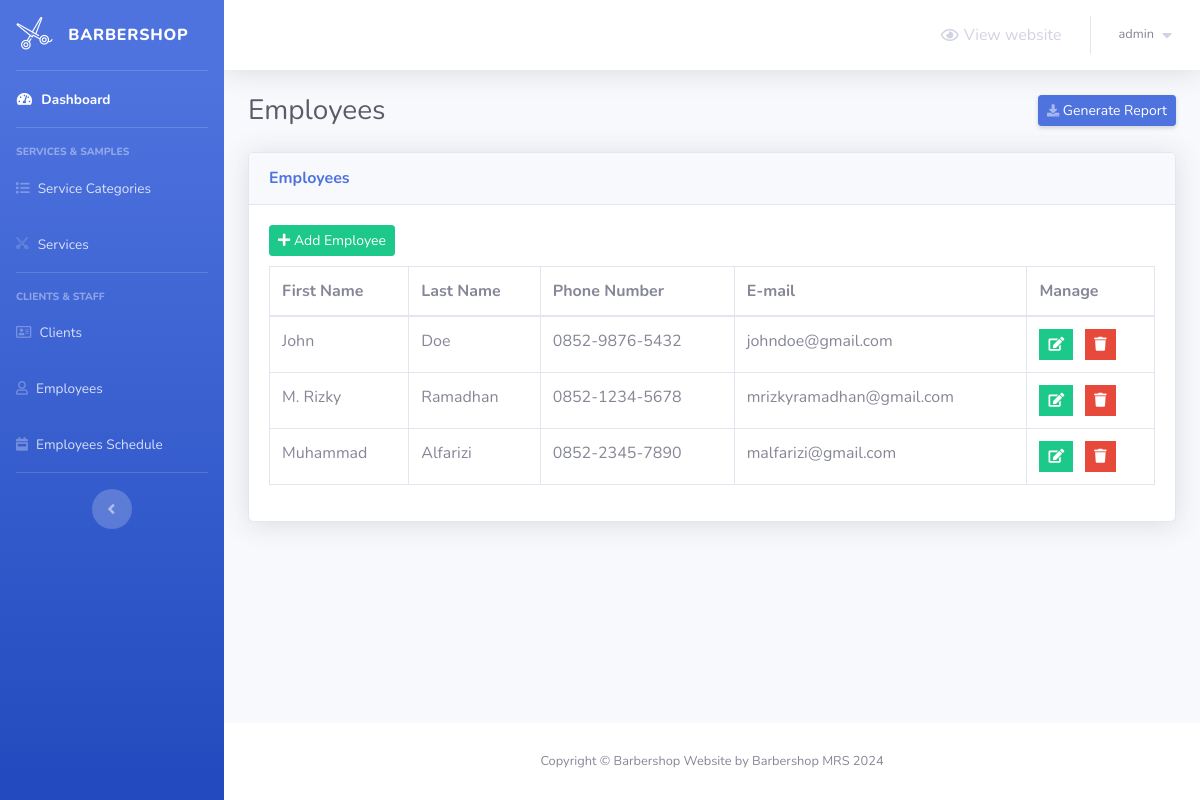
Screenshot of /barber-admin/employees.php (signed in) with the database file from the repository.
### tables this page shows
CREATE TABLE `employees` (
  `employee_id` int(2) NOT NULL,
  `first_name` varchar(20) NOT NULL,
  `last_name` varchar(20) NOT NULL,
  `phone_number` varchar(30) NOT NULL,
  `email` varchar(50) NOT NULL
);

### barber-admin/employees.php (the view, shortened to what this page needs)
<?php
    include 'connect.php';
    include 'Includes/templates/header.php';
    if(isset($_SESSION['username_barbershop_Xw211qAAsq4']) && isset($_SESSION['password_barbershop_Xw211qAAsq4']))
    {
?>
        <div class="container-fluid">
            <div class="d-sm-flex align-items-center justify-content-between mb-4">
                <h1 class="h3 mb-0 text-gray-800">Employees</h1>
                <a href="#" class="d-none d-sm-inline-block btn btn-sm btn-primary shadow-sm">
                    <i class="fas fa-download fa-sm text-white-50"></i>
                    Generate Report
                </a>
            </div>
            <?php
                $do = '';
                if(isset($_GET['do']) && in_array($_GET['do'], array('Add','Edit')))
                {
                    $do = htmlspecialchars($_GET['do']);
                }
                else
                {
                    $do = 'Manage';
                }
                if($do == 'Manage')
                {
                    $stmt = $con->prepare("SELECT * FROM employees");
                    $stmt->execute();
                    $rows_employees = $stmt->fetchAll();
                    ?>
                        <div class="card shadow mb-4">
                            <div class="card-header py-3">
                                <h6 class="m-0 font-weight-bold text-primary">Employees</h6>
                            </div>
                            <div class="card-body">
                                <a href="employees.php?do=Add" class="btn btn-success btn-sm" style="margin-bottom: 10px;">
                                    <i class="fa fa-plus"></i>
                                    Add Employee
                                </a>
                                <div class="table-responsive">
                                    <table class="table table-bordered">
                                        <thead>
                                            <tr>
                                                <th scope="col">First Name</th>
                                                <th scope="col">Last Name</th>
                                                <th scope="col">Phone Number</th>
                                                <th scope="col">E-mail</th>
                                                <th scope="col">Manage</th>
                                            </tr>
                                        </thead>
                                        <tbody>
                                            <?php
                                                foreach($rows_employees as $employee)
                                                {
                                                    echo "<tr>";
                                                        echo "<td>";
                                                            echo $employee['first_name'];
                                                        echo "</td>";
                                                        echo "<td>";
                                                            echo $employee['last_name'];
                                                        echo "</td>";
                                                        echo "<td>";
                                                            echo $employee['phone_number'];
                                                        echo "</td>";
                                                        echo "<td>";
                                                            echo $employee['email'];
                                                        echo "</td>";
                                                        echo "<td>";
                                                            $delete_data = "delete_employee_".$employee["employee_id"];
                                                    ?>
                                                        <ul class="list-inline m-0">
                                                            <li class="list-inline-item" data-toggle="tooltip" title="Edit">
                                                                <button class="btn btn-success btn-sm rounded-0">
                                                                    <a href="employees.php?do=Edit&employee_id=<?php echo $employee['employee_id']; ?>" style="color: white;">
                                                                        <i class="fa fa-edit"></i>
                                                                    </a>
                                                                </button>
                                                            </li>
                                                            <li class="list-inline-item" data-toggle="tooltip" title="Delete">
                                                                <button class="btn btn-danger btn-sm rounded-0" type="button" data-toggle="modal" data-target="#<?php echo $delete_data; ?>" data-placement="top"><i class="fa fa-trash"></i></button>
                                                            </li>
                                                        </ul>
                                                    <?php
                                                    echo "</td>";
                                                    echo "</tr>";
                                                }
                                            ?>
                                        </tbody>
                                    </table>
                                </div>
                            </div>
                        </div>
                    <?php
                }
            ?>
        </div>
<?php
        include 'Includes/templates/footer.php';
    }
    else
    {
        header('Location: login.php');
        exit();
    }
?>

### rows the page displays
employees: first_name "John", last_name "Doe", phone_number "0852-9876-5432", email "johndoe@gmail.com"
employees: first_name "M. Rizky", last_name "Ramadhan", phone_number "0852-1234-5678", email "mrizkyramadhan@gmail.com"
employees: first_name "Muhammad", last_name "Alfarizi", phone_number "0852-2345-7890", email "malfarizi@gmail.com"

### other values shown
$_SESSION['username_barbershop_Xw211qAAsq4'] "admin"
